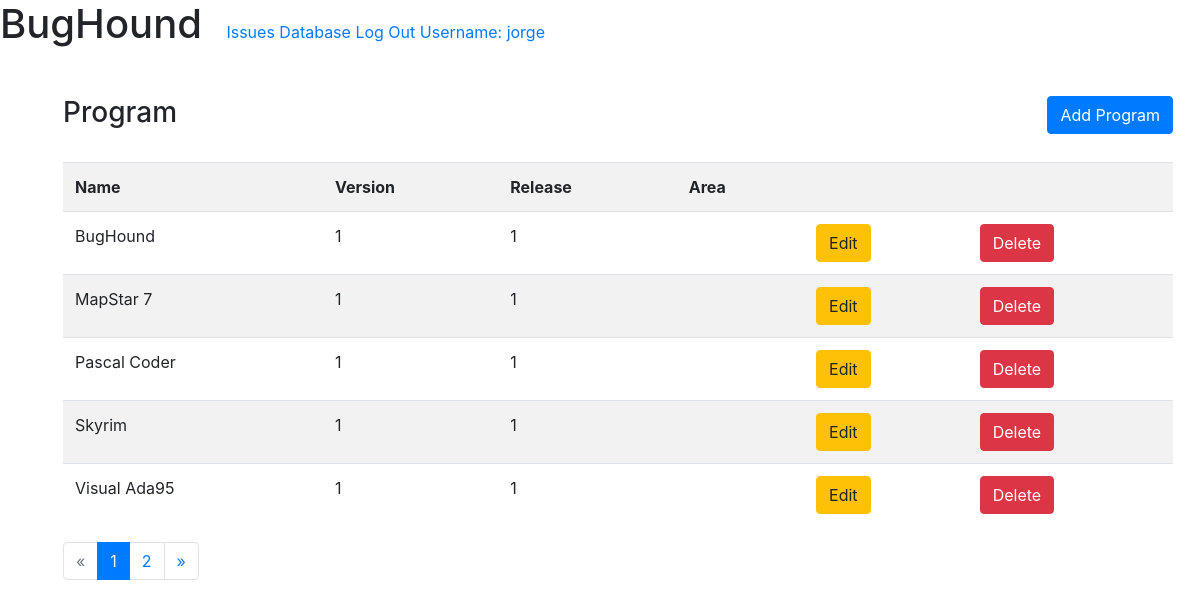
The app's page /programs/ (signed in) with its own data.
### issues/models.py (models this page shows, shortened)
class Program(models.Model):
    version = models.IntegerField(validators=[MinValueValidator(1)])
    release = models.IntegerField(validators=[MinValueValidator(1)])
    name = models.CharField(
        max_length=200,
        null=False,
        blank=False)
    areas = models.ManyToManyField(FunctionalArea)
    class Meta:
        unique_together = [['name', 'release', 'version']]

### issues/views.py (the view)
# urls.py: path('programs/', ProgramListView.as_view(), name='ProgramListView'),
class ProgramListView(LoginRequiredMixin, ListView):
    template_name = 'issues/pages/programs/programs.html'
    model = Program
    context_object_name = 'programs'
    ordering = ['name']
    paginate_by = 5

### issues/templates/issues/pages/programs/programs.html (shortened to what this page needs)
{% extends "issues/base.html" %}
{% load crispy_forms_tags %}
{% block content %}
  <div class="row justify-content-between my-4">
    <div class="col-4">
      <h3>Program</h3>
    </div>
    <div class="col-4">
      <div class="float-right">
        <a class="btn btn-primary" href="{% url "program_create" %}">Add Program</a>
      </div>
    </div>
  </div>
  <table class="table table-striped">
    <tr>
      <th>Name</th>
      <th>Version</th>
      <th>Release</th>
      <th>Area</th>
      <th></th>
      <th></th>
    </tr>
    {% for program in programs %}
    <tr>
      <td>{{ program.name }}</td>
      <td>{{ program.version}}</td>
      <td>{{ program.release}}</td>
      <td>{{ program.area}}</td>
      <td><a href="{% url 'ProgramUpdateView' program.id %}" class="btn btn-warning">Edit</a></td>
      <td><a href="{% url 'ProgramDeleteView' program.id %}" class="btn btn-danger">Delete</a></td>
    </tr>
    {% endfor %}
  </table >
  {% if is_paginated %}
  <nav aria-label="Page navigation example">
    <ul class="pagination">
      {% if page_obj.has_previous %}
        <li class="page-item">
          <a class="page-link" href="?page={{ page_obj.previous_page_number }}" aria-label="Previous">&laquo;
          </a>
        </li>
      {% else %}
        <li class="page-item disabled">
          <a class="page-link" aria-label="Previous">&laquo;
          </a>
        </li>
      {% endif %}
      {% for i in paginator.page_range %}
        {% if page_obj.number == i %}
          <li class="page-item active">
            <a class="page-link" aria-label="Previous">{{ i }}</a>
          </li>
        {% else %}
          <li class="page-item" ><a class="page-link" href="?page={{ i }}">{{ i }}</a></li>
        {% endif %}
      {% endfor %}
      {% if page_obj.has_next %}
        <li class="page-item">
          <a class="page-link" href="?page={{ page_obj.has_next }}" aria-label="Next">&raquo;
          </a>
        </li>
      {% else %}
        <li class="page-item disabled">
          <a class="page-link" aria-label="Next">&raquo;
          </a>
        </li>
      {% endif %}
    </ul>
  </nav>
  {% endif %}
{% endblock %}

### issues/templates/issues/base.html (shortened to what this page needs)
<!doctype html>
<html lang="en">
  <head>
    <link rel="stylesheet" href="https://stackpath.bootstrapcdn.com/bootstrap/4.4.1/css/bootstrap.min.css">
  </head>
  <body>
    <header>
      <h1 style="display: inline; margin-right:20px;">BugHound</h1>
      <nav style="display: inline;">
        <a href="{% url 'IssueListView' %}">Issues</a>
        <a href="{% url 'database_view' %}">Database</a>
        <a href="{% url 'logout_view' %}">Log Out</a>
        {% if request.user.username %}
          <a href="">Username: {{request.user.username}}</a>
        {% endif %}
      </nav>
    </header>
    <div class="container m-5">
      {% block content %}
      {% endblock %}
    </div>
  </body>
</html>

### records on screen
Program: name "BugHound", version "1", release "1"
Program: name "MapStar 7", version "1", release "1"
Program: name "Pascal Coder", version "1", release "1"
Program: name "Skyrim", version "1", release "1"
Program: name "Visual Ada95", version "1", release "1"

### other values on screen
{{ request.user.username }} "jorge"
{{ i }} "1"
{{ i }} "2"
